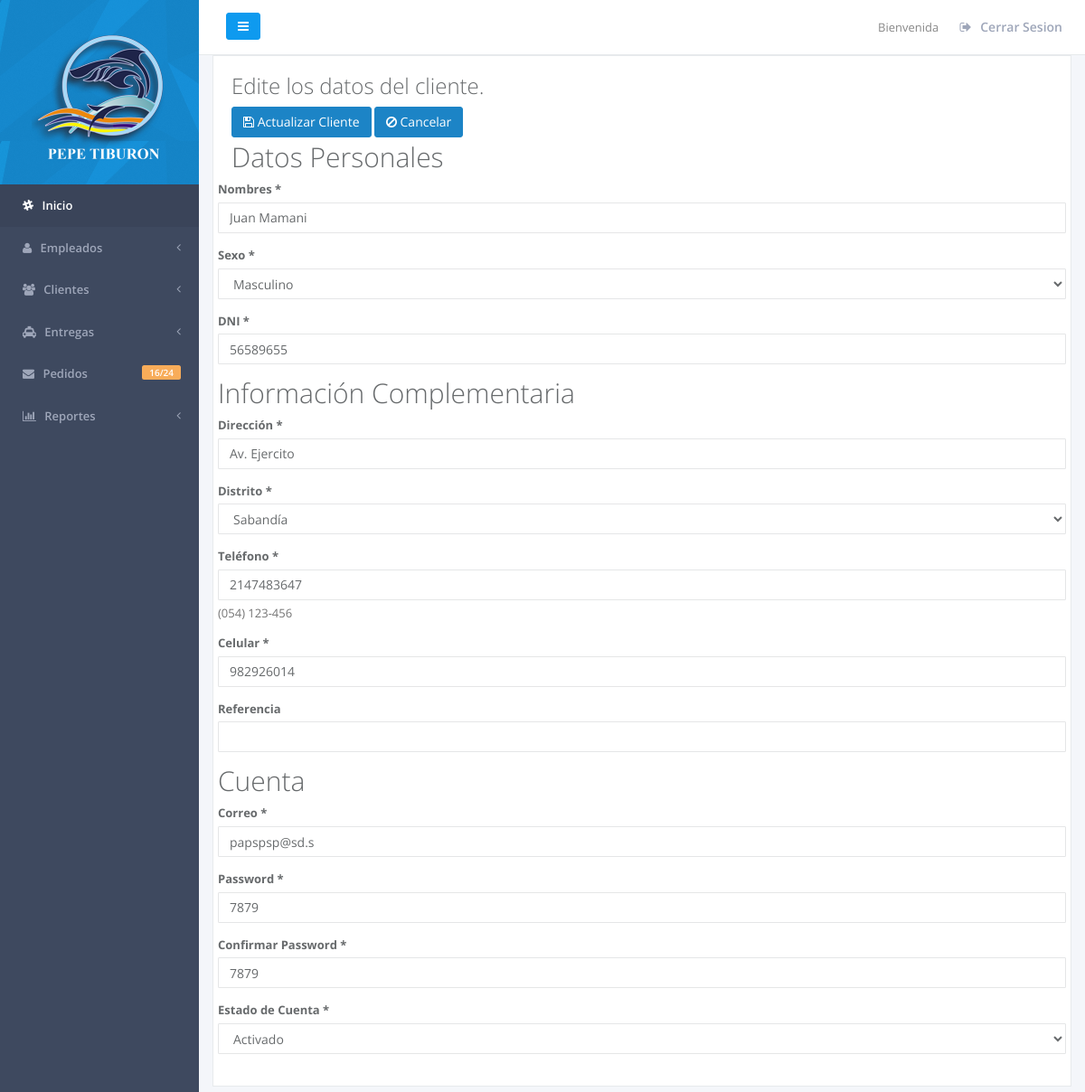
Page /EditarCliente/3 on the committed database.
### tables this page shows
CREATE TABLE `usuario` (
  `idUsuario` int(11) NOT NULL,
  `CorreoElectronico` varchar(100) NOT NULL,
  `Contrasena` varchar(150) NOT NULL,
  `Cliente_idCliente` int(11) NOT NULL
);

CREATE TABLE `clientes` (
  `idCliente` int(11) NOT NULL,
  `Nombres` varchar(45) NOT NULL,
  `Dni` int(11) NOT NULL,
  `Sexo` varchar(1) DEFAULT NULL,
  `Direccion` varchar(60) DEFAULT NULL,
  `Referencia` varchar(100) DEFAULT NULL,
  `Celular` int(11) DEFAULT NULL,
  `Telefono` int(11) DEFAULT NULL,
  `Estado` char(1) NOT NULL,
  `Fecha_Registro` date DEFAULT NULL,
  `Distritos_idDistritos` int(11) NOT NULL,
  `latitud` decimal(18,18) NOT NULL,
  `longitud` decimal(18,18) NOT NULL
);

### application/controllers/Cliente.php (called while the page is built, shortened)
<?php if ( ! defined('BASEPATH')) exit('No direct script access allowed');
class Cliente extends CI_Controller {
	function __construct()
	{
		$this->load->model('model_cliente');
	}
	function editar($id = NULL)
	{
		if ($id != NULL)
		{
			$this->load->model('model_usuario');
			$this->load->model('model_distrito');
			$edit_cli['distritos'] 		= $this->model_distrito->getDistrito();
			$edit_cli['editar_usuario'] = $this->model_usuario->getUsuarioById($id);
			$edit_cli['editar_cliente'] = $this->model_cliente->getClienteById($id);
			$this->load->view('admin/editar_cliente', $edit_cli);
		}
	}
}

### index.php (called while the page is built, shortened)
<?php
require_once BASEPATH.'core/CodeIgniter.php';

### application/models/Model_cliente.php (called while the page is built, shortened)
<?php
class Model_cliente extends CI_Model
{
	function getClienteById($id)
	{
		$this->db->limit(1);
		$this->db->where('idCliente',$id);
		$query = $this->db->get('clientes');
        return $query->result();
	}
}

### application/models/Model_distrito.php (called while the page is built, shortened)
<?php
class Model_distrito extends CI_Model
{
	function getDistrito()
	{
		$query = $this->db->get('distritos');
        return $query->result();
	}
}

### application/models/Model_usuario.php (called while the page is built, shortened)
<?php
class Model_usuario extends CI_Model
{
	function getUsuarioById($id)
	{
		$this->db->limit(1);
		$this->db->where('Cliente_idCliente',$id);
		$query = $this->db->get('usuario');
        return $query->result();
	}
}

### application/views/admin/editar_cliente.php (the view, shortened to what this page needs)
<?php
	include 'menu.php';
	foreach ($editar_cliente as $editar) {
		foreach ($editar_usuario as $e_u) {
 ?>
 					<div class="row">
			                <div class="col-lg-12">
			                    <div class="ibox">
			                        <div class="ibox-content">
			                            <h2>
			                                Edite los datos del cliente.
			                            </h2>
			                            <form id="formeditcliente" action="<?php echo base_url('cliente/actualizar'); ?>" method="post">
			                             <div class="right">
			                                <button type="submit" class="btn btn-success"><i class="fa fa-save"></i>&nbsp;Actualizar Cliente</button>
			                                <a href="<?php echo base_url('clientes'); ?>" class="btn btn-success" ><i class="fa fa-ban"></i>&nbsp;Cancelar</a>
			                            </div>
			                                <h1>Datos Personales</h1>
			                                    <div class="row">
			                                        <div class="form-group">
			                                            <label>Nombres *</label>
			                                            <input id="nombre" name="nombre" type="text" class="form-control" value="<?php echo $editar->Nombres;?>" required>
			                                        </div>
			                                        <div class="form-group">
				                                        <label>Sexo *</label>
				                                        <select class="form-control m-b" name="sexo" required>
						                                    <?php
						                                        if ($editar->Sexo == "M") {
						                                    ?>
						                                <option value="M" selected>Masculino</option>
						                                    <?php } else {?>
						                                <option value="M" >Masculino</option>
						                                <option value="F" selected>Femenino</option>
						                                    <?php } ?>
						                                    </select>
			                                        </div>
			                                            <div class="form-group">
			                                                <label>DNI *</label>
			                                                <input id="dni" name="dni" type="number" minlength="8" maxlength="8" class="form-control" value="<?php echo $editar->Dni;?>" required>
			                                            </div>
			                                <h1>Información Complementaria</h1>
			                                            <div class="form-group">
			                                                <label>Dirección *</label>
			                                                <input id="direccion" name="direccion" type="text" class="form-control" value="<?php echo $editar->Direccion;?>">
			                                            </div>
			                                            <div class="form-group">
			                                                <label>Distrito *</label>
			                                                <select class="form-control" name="distrito">
							                                    <?php foreach ($distritos as $distrito) {
							                                    			if ($editar->Distritos_idDistritos == $distrito->idDistritos) {
							                                    ?>
							                                    		<option value="<?php echo $distrito->idDistritos; ?>" selected><?php echo $distrito->Distrito; ?></option>
							                                    <?php
							                                    			} else {
							                                    ?>
							                                    		<option value="<?php echo $distrito->idDistritos; ?>"><?php echo $distrito->Distrito; ?></option>
							                                    <?php
							                                    			}
							                                    	  }
							                                     ?>
						                                    </select>
			                                            </div>
			                                            <div class="form-group">
			                                                <label class="control-label">Teléfono *</label>
			                                                <input type="text" name="telefono" class="form-control required" placeholder="" value="<?php echo $editar->Telefono;?>">
                                        					<span class="help-block">(054) 123-456</span>
			                                            </div>
			                                            <div class="form-group">
			                                                <label class="control-label">Celular *</label>
			                                                <input type="text" name="celular" class="form-control required" placeholder="" value="<?php echo $editar->Celular;?>">
			                                            </div>
			                                            <div class="form-group">
			                                                <label>Referencia </label>
			                                                <input id="referencia" name="referencia" type="text" class="form-control" value="<?php echo $editar->Referencia;?>">
			                                            </div>
			                                <h1>Cuenta</h1>
			                                            <div class="form-group">
			                                                <label>Correo *</label>
			                                                <input id="correo" name="correo" type="text" class="form-control" value="<?php echo $e_u->CorreoElectronico;?>" required>
			                                            </div>
			                                            <div class="form-group">
			                                                <label>Password *</label>
			                                                <input id="contrasena" name="contrasena" type="text" class="form-control" value="<?php echo $e_u->Contrasena;?>">
			                                            </div>
			                                            <div class="form-group">
			                                                <label>Confirmar Password *</label>
			                                                <input id="confirm" name="confirm" type="text" class="form-control" value="<?php echo "$e_u->Contrasena";?>" required>
			                                            </div>
			                                            <div class="form-group">
			                                                <label>Estado de Cuenta *</label>
			                                                <select name="estado" class="form-control">
			                                                <?php if ($editar->Estado == "A") {
			                                                ?>
			                                                	<option value="A" selected>Activado</option>
			                                                <?php
			                                                } else {
			                                                ?>
			                                                	<option value="A">Activado</option>
			                                                	<option value="X" selected>Desactivado</option>
			                                                <?php
			                                                }
			                                                 ?>
			                                                </select>
			                                            </div>
			                            </form>
			                        </div>
			                    </div>
			                </div>
			        </div>
<?php
		}
	}
	include 'footer.php'; ?>

### rows in the picture
usuario: nombre "Juan Mamani", sexo "Masculino", dni "56589655", direccion "Av. Ejercito", telefono "2147483647", celular "982926014", correo "papspsp@sd.s", contrasena "7879", confirm "7879", estado "Activado"

### other values in the picture
form field distrito "Sabandía"
